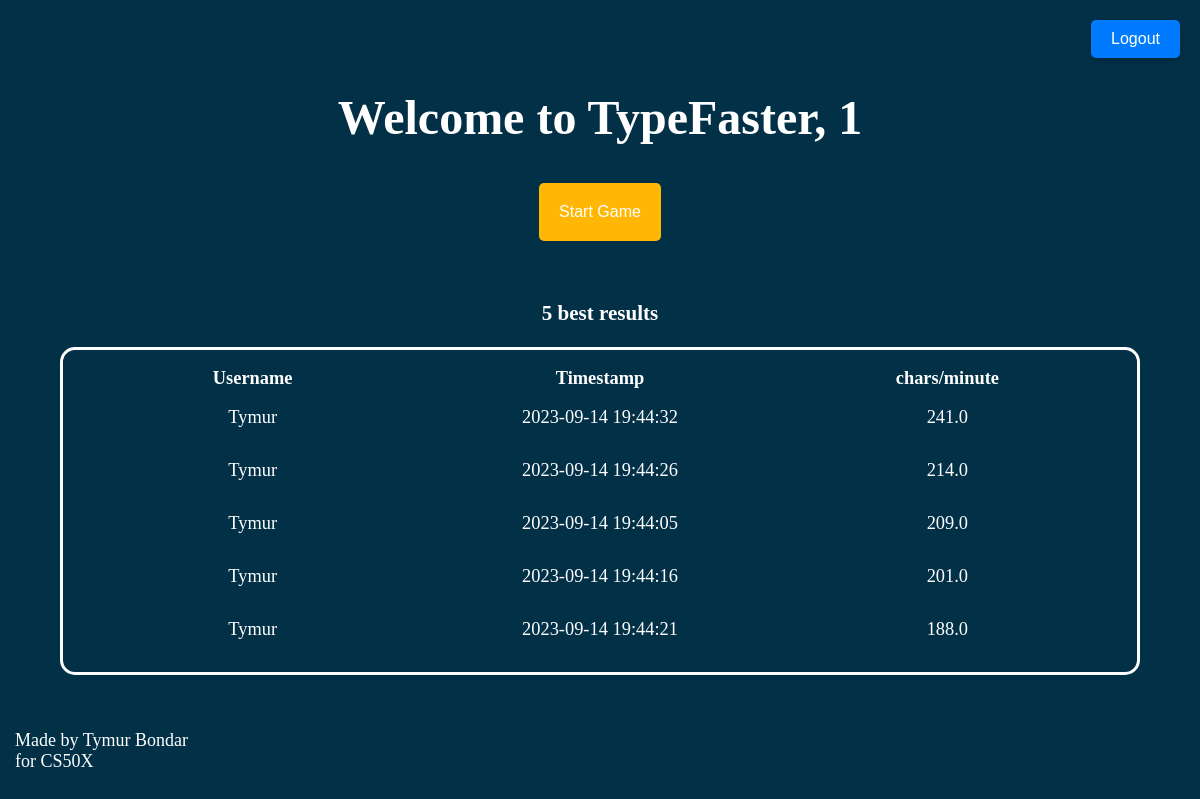
Page /home (signed in) on the committed database.
### tables this page shows
CREATE TABLE games (
    game_id INTEGER PRIMARY KEY,
    username TEXT, -- Store the username instead of user_id
    result REAL,
    accuracy REAL CHECK (accuracy >= 0 AND accuracy <= 100),
    timestamp DATETIME DEFAULT CURRENT_TIMESTAMP,
    score REAL,
    FOREIGN KEY (username) REFERENCES users (username) -- Establish a foreign key relationship with the "users" table
);

### app.py (the view)
@app.route('/home')
@login_required
def home():
    user_id = session['user_id']
    with get_db_connection() as con:
        cur = con.cursor()
        cur.execute("SELECT username FROM users WHERE rowid = ?;", (user_id,))
        user_data = cur.fetchone()
        cur.execute("SELECT * FROM games ORDER BY score DESC LIMIT 5;")
        games = cur.fetchall()
        if user_data:
            username = user_data[0]
        else:
            username = None
    return render_template("home.html", username=username, games = games)

### app.py (called while the page is built)
def get_db_connection():
    return sqlite3.connect("typefaster.db")

### helpers.py (called while the page is built)
def login_required(f):
    @wraps(f)
    def decorated_function(*args, **kwargs):
        if session.get("user_id") is None:
            return redirect("/login")
        return f(*args, **kwargs)
    return decorated_function

### templates/home.html
{% extends "index.html" %}
{%block main%}
<button id="logout" onclick="location.href='/logout'">Logout</button>
<h1 class="heading" id="home-heading">Welcome to TypeFaster, {{ username }}</h1>
<button id="startgame" class="submit_button" onclick="location.href='/game'">Start Game</button>
<h3>5 best results</h3>
<table>
    <tr>
        <th>Username</th>
        <th>Timestamp</th>
        <th>chars/minute</th>
    </tr>
    {% for game in games %}
    <tr>
        <td>{{ game[1] }}</td>
        <td>{{ game[4] }}</td>
        <td>{{ game[2] }}</td>
    </tr>
    {% endfor %}
</table>
{% endblock %}

### templates/index.html (shortened to what this page needs)
<!DOCTYPE html>
<html>
    <head>
        <link rel="stylesheet" type="text/css" href="{{ url_for('static',filename='styles.css') }}">
    </head>
    <body>
        <main class="container">
            {% block main %}{% endblock %}
        </main>
            <footer>
                <p>Made by Tymur Bondar <br> for CS50X</p>
            </footer>
    </body>
</html>

### static/styles.css (style rules this page uses)
body { background: #023047; color: white; margin: 0; padding: 0; font-size: 18px; }
.container { display: flex; flex-direction: column; justify-content: center; align-items: center; height: 80vh; }
.heading { border-radius: 5px; font-size: 3rem; }
footer { position: fixed; left: 15px; bottom: 10px; text-align: left; }
.submit_button { padding: 10px; margin: 5px; background-color: #007bff; color: #fff; border: none; border-radius: 5px; font-size: 16px; cursor: pointer; transition: background-color 0.3s; }
#logout { position: fixed; top: 20px; right: 20px; padding: 10px 20px; background-color: #007bff; color: #fff; border: none; border-radius: 5px; cursor: pointer; text-align: center; text-decoration: none; font-size: 16px; transition: background-color 0.3s ease; box-shadow: 0 2px 4px rgba(0, 0, 0, 0.2); }
#startgame { background-color: #ffb703; padding: 20px; }
table { width: 90%; padding: 15px; border-radius: 15px; border: solid white; table-layout: fixed; font-size: 1.15rem; }
td { border: none; text-align: center; vertical-align: middle; width: 30%; padding: 15px; border-radius: 10px; }
th { text-align: center; }
h3 { margin-top: 55px; }
#home-heading { margin-top: 125px; }

### rows in the picture
games: username "Tymur", timestamp "2023-09-14 19:44:32", result "241.0"
games: username "Tymur", timestamp "2023-09-14 19:44:26", result "214.0"
games: username "Tymur", timestamp "2023-09-14 19:44:05", result "209.0"
games: username "Tymur", timestamp "2023-09-14 19:44:16", result "201.0"
games: username "Tymur", timestamp "2023-09-14 19:44:21", result "188.0"

### other values in the picture
{{ username }} "1"
